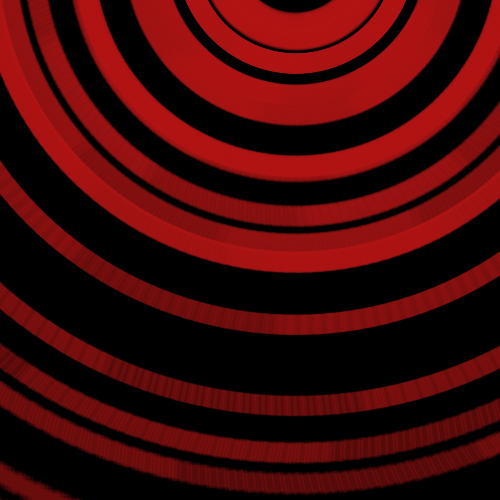
Frame 1 (no input)
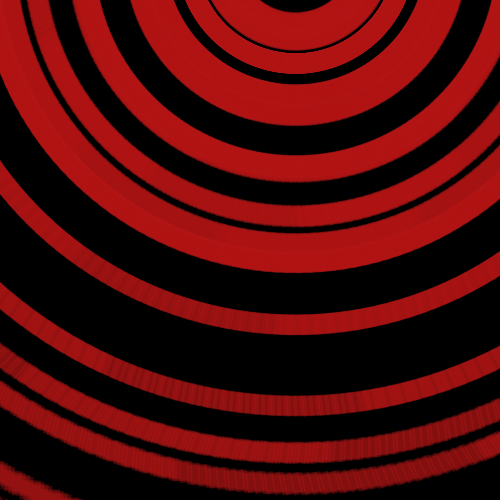
Frame 2 (the mouse pressed at the canvas centre, redrawn once)

The Processing sketch that drew these frames (run headless with seeded random() and noise(); the mouse was pressed at the canvas centre and the sketch redrawn once):

// Processing sketch: processing_83649
// ── processing_83649.pde

void setup()
{
  size(500,500);
  smooth();
  
  background(0);
  
}

void draw()
{
 for(int X=10; X<=500; X=X+20)
 for(int Y=10; Y<=500; Y=Y+20)
  { 
  
  translate(width/2,height/2);
  
  //rotation du carré
  for(int i=1; i<=20; i=i+1)
  {
  noStroke();
  fill(180,20,20,50);
  
  rotate(PI/i);
  rect(250,250,20,20);
  }
   
  }
  
  noLoop();
  
}
